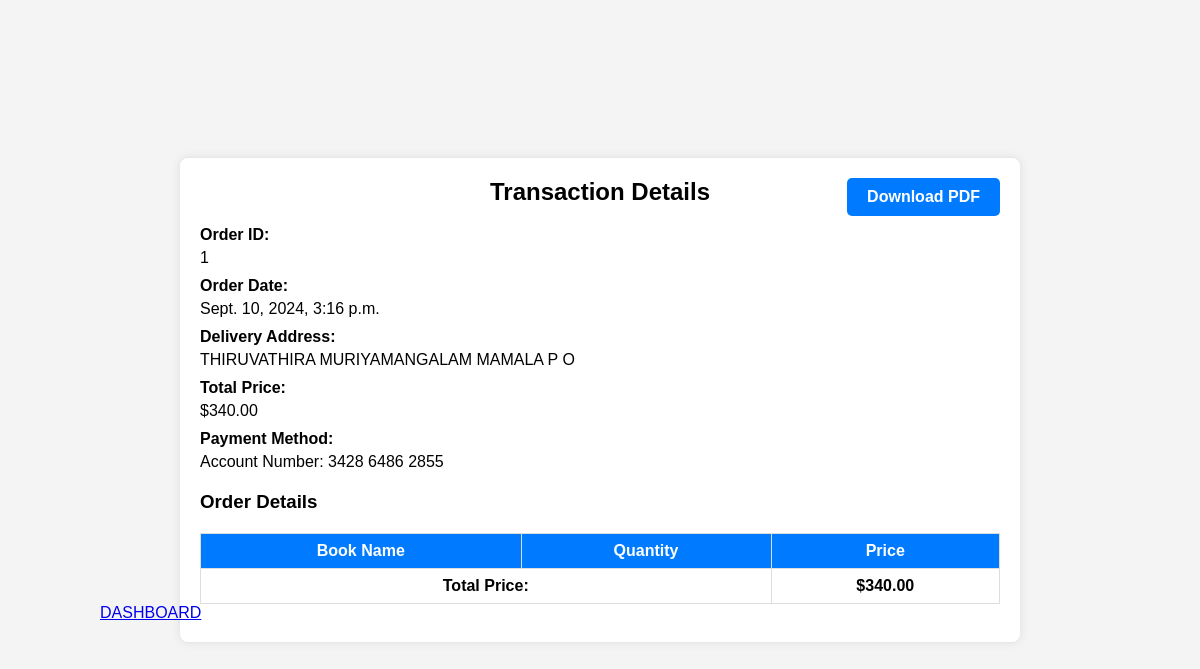
The page /transaction/1/ (signed in) on the database its author committed.
### app/models.py (models this page shows, shortened)
class Order(models.Model):
    user = models.ForeignKey(customuser, on_delete=models.CASCADE)
    account_number = models.CharField(max_length=255)
    address = models.TextField()
    cvv = models.CharField(max_length=4)  # Adjust length as needed
    total_price = models.DecimalField(max_digits=10, decimal_places=2)
    created_at = models.DateTimeField(auto_now_add=True)
    is_sold = models.BooleanField(default=False)

### app/views.py (the view)
# urls.py: path('transaction/<int:order_id>/', views.transaction_details, name='transaction_details'),
@login_required(login_url='studentlogin')
def transaction_details(request, order_id):
    order = get_object_or_404(Order, id=order_id)
    return render(request, 'transaction_details.html', {'order': order})

### templates/transaction_details.html (shortened to what this page needs)
<!DOCTYPE html>
<html lang="en" dir="ltr">
<head>
</head>
<body>
    <div class="container">
        <a href="{% url 'download_transaction_details' order.id %}" class="btn-primary">Download PDF</a>
        <h2 style="text-align: center;">Transaction Details</h2>
        <div class="details">
            <div>
                <label>Order ID:</label>
                <p>{{ order.id }}</p>
            </div>
            <div>
                <label>Order Date:</label>
                <p>{{ order.created_at }}</p>
            </div>
            <div>
                <label>Delivery Address:</label>
                <p>{{ order.address }}</p>
            </div>
            <div>
                <label>Total Price:</label>
                <p>${{ order.total_price }}</p>
            </div>
            <div>
                <label>Payment Method:</label>
                <p>Account Number: {{ order.account_number }}</p>
            </div>
                   </div>
        <h3>Order Details</h3>
        <table>
            <thead>
                <tr>
                    <th>Book Name</th>
                    <th>Quantity</th>
                    <th>Price</th>
                </tr>
            </thead>
            <tfoot>
                <tr>
                    <td colspan="2">Total Price:</td>
                    <td>${{ order.total_price }}</td>
                </tr>
            </tfoot>
        </table>
        <a href="{% url 'studentdashboard' %}"  style="float: left; margin-left: -100px;">DASHBOARD</a>
    </div>
</body>
</html>

### templates/transaction_details.html (style rules this page uses)
body { font-family: Arial, sans-serif; margin: 0; padding: 0; display: flex; justify-content: center; align-items: center; height: 100vh; background-color: #f4f4f4; }
.container { width: 80%; max-width: 800px; background: #fff; border-radius: 8px; box-shadow: 0 0 10px rgba(0, 0, 0, 0.1); padding: 20px; position: relative; }
h2 { margin-top: 0; }
.details { margin-bottom: 20px; }
.details div { margin-bottom: 10px; }
.details label { font-weight: bold; }
.details p { margin: 5px 0; }
table { width: 100%; border-collapse: collapse; margin-top: 20px; }
th, td { border: 1px solid #ddd; padding: 8px; text-align: center; }
th { background-color: #007bff; color: white; }
tfoot { font-weight: bold; }
.btn-primary { position: absolute; top: 20px; right: 20px; background-color: #007bff; color: white; padding: 10px 20px; text-decoration: none; border-radius: 5px; font-weight: bold; display: inline-block; }

### rows shown on the page
Order: id "1", created_at "Sept. 10, 2024, 3:16 p.m.", address "THIRUVATHIRA MURIYAMANGALAM MAMALA P O", total_price "340.00", account_number "3428 6486 2855"
